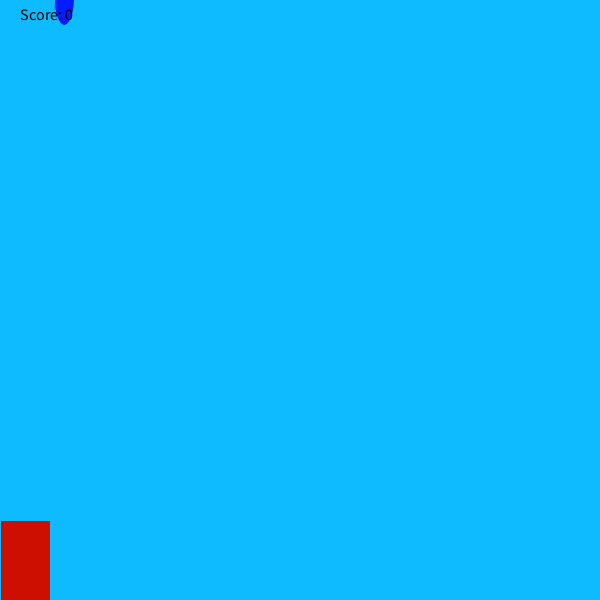
Frame 1 (no input)
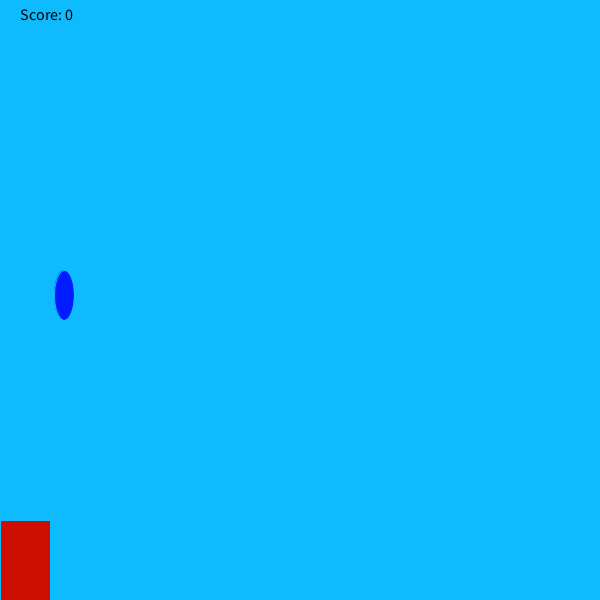
Frame 60 (the mouse pressed at the canvas centre just before this capture)
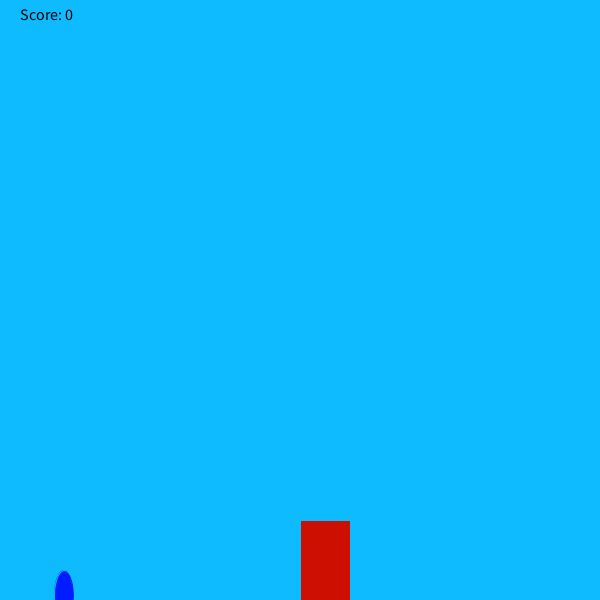
Frame 120 (the mouse held since frame 60 and released just before this capture)

The Processing sketch that drew these frames (run headless with seeded random() and noise(); from frame 60 on, the mouse is pressed at the canvas centre):

// Processing sketch: RainGame
// ── RainGame.pde
int y = 0;
int score = 0;
int acceleration = 5;
int randomNumber = (int) random(width);
void setup(){
  size(600,600);
  background(017,187,255);
}

void draw(){
  background(017,187,255);
  fill(000,034,255);
  stroke(017,187,255);
  ellipse(randomNumber,y,20,50);
  y+=acceleration;
  if(y>=600){
    y=0;
    randomNumber = (int) random(width);
  }
  fill(204,017,000);
  rect(mouseX,520, 50, 80);
  fill(0, 0, 0);
textSize(16);
text("Score: " + score, 20, 20);
if(y==520){
  checkCatch(randomNumber);
  }
  }
  
  void checkCatch(int x){
     if (x > mouseX && x < mouseX+50)
          score++;
     else if (score > 0) 
          score--;
     println("Your score is now: " + score); }
